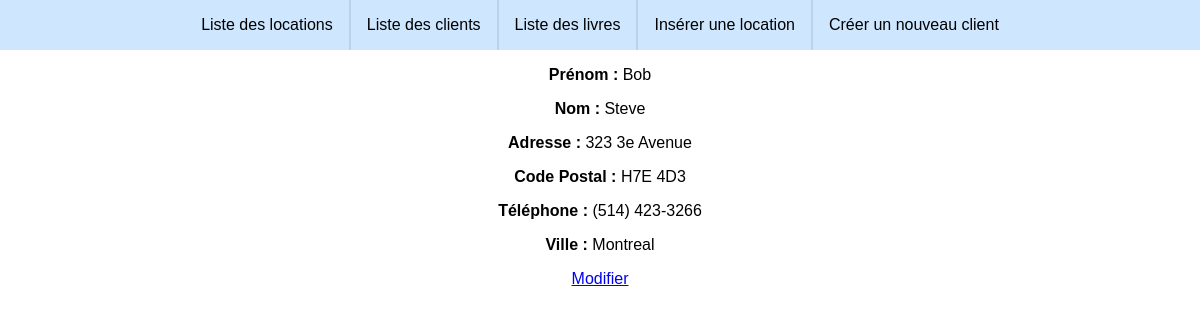
The app's page /client-show.php?id=2 with its own data.
### tables this page shows
CREATE TABLE IF NOT EXISTS `client` (
  `id` INT NOT NULL AUTO_INCREMENT,
  `nom` VARCHAR(25) NOT NULL,
  `prenom` VARCHAR(25) NOT NULL,
  `adresse` VARCHAR(50) NOT NULL,
  `code_postal` VARCHAR(15) NOT NULL,
  `phone` VARCHAR(15) NOT NULL,
  `ville_id` INT NOT NULL,
  PRIMARY KEY (`id`),
  INDEX `fk_client_ville1_idx` (`ville_id` ASC),
  CONSTRAINT `fk_client_ville1`
    FOREIGN KEY (`ville_id`)
    REFERENCES `ville` (`id`)
    ON DELETE NO ACTION
    ON UPDATE NO ACTION);

CREATE TABLE IF NOT EXISTS `ville` (
  `id` INT NOT NULL AUTO_INCREMENT,
  `nom` VARCHAR(40) NOT NULL,
  PRIMARY KEY (`id`));

### class/Crud.php (called while the page is built, shortened)
<?php
class Crud extends PDO
{
    public function selectCompare($id, $col='*', $table)
    {
        $sql = "SELECT $col FROM $table WHERE $id = id";
        $stmt  = $this->query($sql);
        return  $stmt->fetch();
    }
    public function selectId($table, $value, $field = 'id', $url = 'client-index.php')
    {
        $sql ="SELECT * FROM $table WHERE $field = :$field";
        $stmt = $this->prepare($sql);
        $stmt->bindValue(":$field", $value);
        $stmt->execute();
        $count = $stmt->rowCount();
        if($count == 1 )
        {
            return $stmt->fetch();
        }
        else
        {
            header("location: $url");
        }
    }
}
?>

### client-show.php (the view, shortened to what this page needs)
<?php
if(isset($_GET['id']))
{
    $id = $_GET['id'];
    require_once "class/Crud.php";
    $Crud = new Crud;
    $client = $Crud->selectId('client', $id);
    $ville = $Crud->selectCompare($client['ville_id'], '*', 'ville');
    extract($client);
}
else
{
    header('Location: client-index.php');
}
?>
<!DOCTYPE html>
<html lang="en">
<head>
    <link rel="stylesheet" href="css/style.css">
</head>
<body>
    <nav>
        <a href="index.php">Liste des locations</a>
        <a href="client-index.php">Liste des clients</a>
        <a href="livre-index.php">Liste des livres</a>
        <a href="location-create.php">Insérer une location</a>
        <a href="client-create.php">Créer un nouveau client</a>
    </nav>
    <main>
        <p><strong>Prénom : </strong><?php echo $prenom; ?></p>
        <p><strong>Nom : </strong><?php echo $nom; ?></p>
        <p><strong>Adresse : </strong><?php echo $adresse; ?></p>
        <p><strong>Code Postal : </strong><?php echo $code_postal; ?></p>
        <p><strong>Téléphone : </strong><?php echo $phone; ?></p>
        <p><strong>Ville : </strong><?php echo $ville['nom']; ?></p>
        <p><a href="client-edit.php?id=<?php echo $id; ?>">Modifier</a></p>
    </main>
</body>
</html>

### css/style.css (style rules this page uses)
* { margin: 0; padding: 0; font-family: sans-serif; }
nav { display: flex; justify-content: center; background-color: rgb(206, 231, 255); }
nav a { color: black; padding: 1em; text-decoration: none; }
nav a:not(:first-of-type) { border-left: 2px solid rgba(25, 25, 25, 0.1); }
main { display: flex; flex-direction: column; max-width: 800px; margin-inline: auto; }
main > * { margin-inline: auto; margin-top: 1em; }

### records on screen
client: prenom "Bob", nom "Steve", adresse "323 3e Avenue", code_postal "H7E 4D3", phone "(514) 423-3266"
ville: nom "Montreal"
